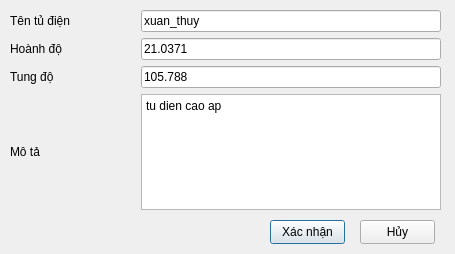
<?xml version="1.0" encoding="UTF-8"?>
<ui version="4.0">
 <class>electric_case_add</class>
 <widget class="QDialog" name="electric_case_add">
  <property name="geometry">
   <rect>
    <x>0</x>
    <y>0</y>
    <width>455</width>
    <height>254</height>
   </rect>
  </property>
  <property name="windowTitle">
   <string>Thêm tủ điện</string>
  </property>
  <property name="windowIcon">
   <iconset theme="QIcon::ThemeIcon::DocumentSave"/>
  </property>
  <widget class="QPushButton" name="pushButton_confirm">
   <property name="geometry">
    <rect>
     <x>270</x>
     <y>220</y>
     <width>75</width>
     <height>24</height>
    </rect>
   </property>
   <property name="text">
    <string>Xác nhận</string>
   </property>
  </widget>
  <widget class="QPushButton" name="pushButton_cancel">
   <property name="geometry">
    <rect>
     <x>360</x>
     <y>220</y>
     <width>75</width>
     <height>24</height>
    </rect>
   </property>
   <property name="text">
    <string>Hủy</string>
   </property>
  </widget>
  <widget class="QWidget" name="layoutWidget">
   <property name="geometry">
    <rect>
     <x>10</x>
     <y>10</y>
     <width>431</width>
     <height>200</height>
    </rect>
   </property>
   <layout class="QVBoxLayout" name="verticalLayout">
    <item>
     <layout class="QHBoxLayout" name="horizontalLayout">
      <item>
       <widget class="QLabel" name="label">
        <property name="maximumSize">
         <size>
          <width>150</width>
          <height>16777215</height>
         </size>
        </property>
        <property name="text">
         <string>Tên tủ điện</string>
        </property>
       </widget>
      </item>
      <item>
       <widget class="QLineEdit" name="lineEdit_caseName">
        <property name="maximumSize">
         <size>
          <width>300</width>
          <height>16777215</height>
         </size>
        </property>
        <property name="text">
         <string>xuan_thuy</string>
        </property>
       </widget>
      </item>
     </layout>
    </item>
    <item>
     <layout class="QHBoxLayout" name="horizontalLayout_2">
      <item>
       <widget class="QLabel" name="label_2">
        <property name="maximumSize">
         <size>
          <width>150</width>
          <height>16777215</height>
         </size>
        </property>
        <property name="text">
         <string>Hoành độ</string>
        </property>
       </widget>
      </item>
      <item>
       <widget class="QLineEdit" name="lineEdit_caseLat">
        <property name="maximumSize">
         <size>
          <width>300</width>
          <height>16777215</height>
         </size>
        </property>
        <property name="text">
         <string>21.0371</string>
        </property>
       </widget>
      </item>
     </layout>
    </item>
    <item>
     <layout class="QHBoxLayout" name="horizontalLayout_3">
      <item>
       <widget class="QLabel" name="label_4">
        <property name="maximumSize">
         <size>
          <width>150</width>
          <height>16777215</height>
         </size>
        </property>
        <property name="text">
         <string>Tung độ</string>
        </property>
       </widget>
      </item>
      <item>
       <widget class="QLineEdit" name="lineEdit_caseLon">
        <property name="maximumSize">
         <size>
          <width>300</width>
          <height>16777215</height>
         </size>
        </property>
        <property name="text">
         <string>105.788</string>
        </property>
       </widget>
      </item>
     </layout>
    </item>
    <item>
     <layout class="QHBoxLayout" name="horizontalLayout_4">
      <item>
       <widget class="QLabel" name="label_3">
        <property name="maximumSize">
         <size>
          <width>150</width>
          <height>16777215</height>
         </size>
        </property>
        <property name="text">
         <string>Mô tả</string>
        </property>
       </widget>
      </item>
      <item>
       <widget class="QTextEdit" name="textEdit_caseDes">
        <property name="maximumSize">
         <size>
          <width>300</width>
          <height>16777215</height>
         </size>
        </property>
        <property name="html">
         <string>&lt;!DOCTYPE HTML PUBLIC &quot;-//W3C//DTD HTML 4.0//EN&quot; &quot;http://www.w3.org/TR/REC-html40/strict.dtd&quot;&gt;
&lt;html&gt;&lt;head&gt;&lt;meta name=&quot;qrichtext&quot; content=&quot;1&quot; /&gt;&lt;meta charset=&quot;utf-8&quot; /&gt;&lt;style type=&quot;text/css&quot;&gt;
p, li { white-space: pre-wrap; }
hr { height: 1px; border-width: 0; }
li.unchecked::marker { content: &quot;\2610&quot;; }
li.checked::marker { content: &quot;\2612&quot;; }
&lt;/style&gt;&lt;/head&gt;&lt;body style=&quot; font-family:'Segoe UI'; font-size:9pt; font-weight:400; font-style:normal;&quot;&gt;
&lt;p style=&quot; margin-top:0px; margin-bottom:0px; margin-left:0px; margin-right:0px; -qt-block-indent:0; text-indent:0px;&quot;&gt;tu dien cao ap&lt;/p&gt;&lt;/body&gt;&lt;/html&gt;</string>
        </property>
       </widget>
      </item>
     </layout>
    </item>
   </layout>
  </widget>
 </widget>
 <resources/>
 <connections/>
</ui>
